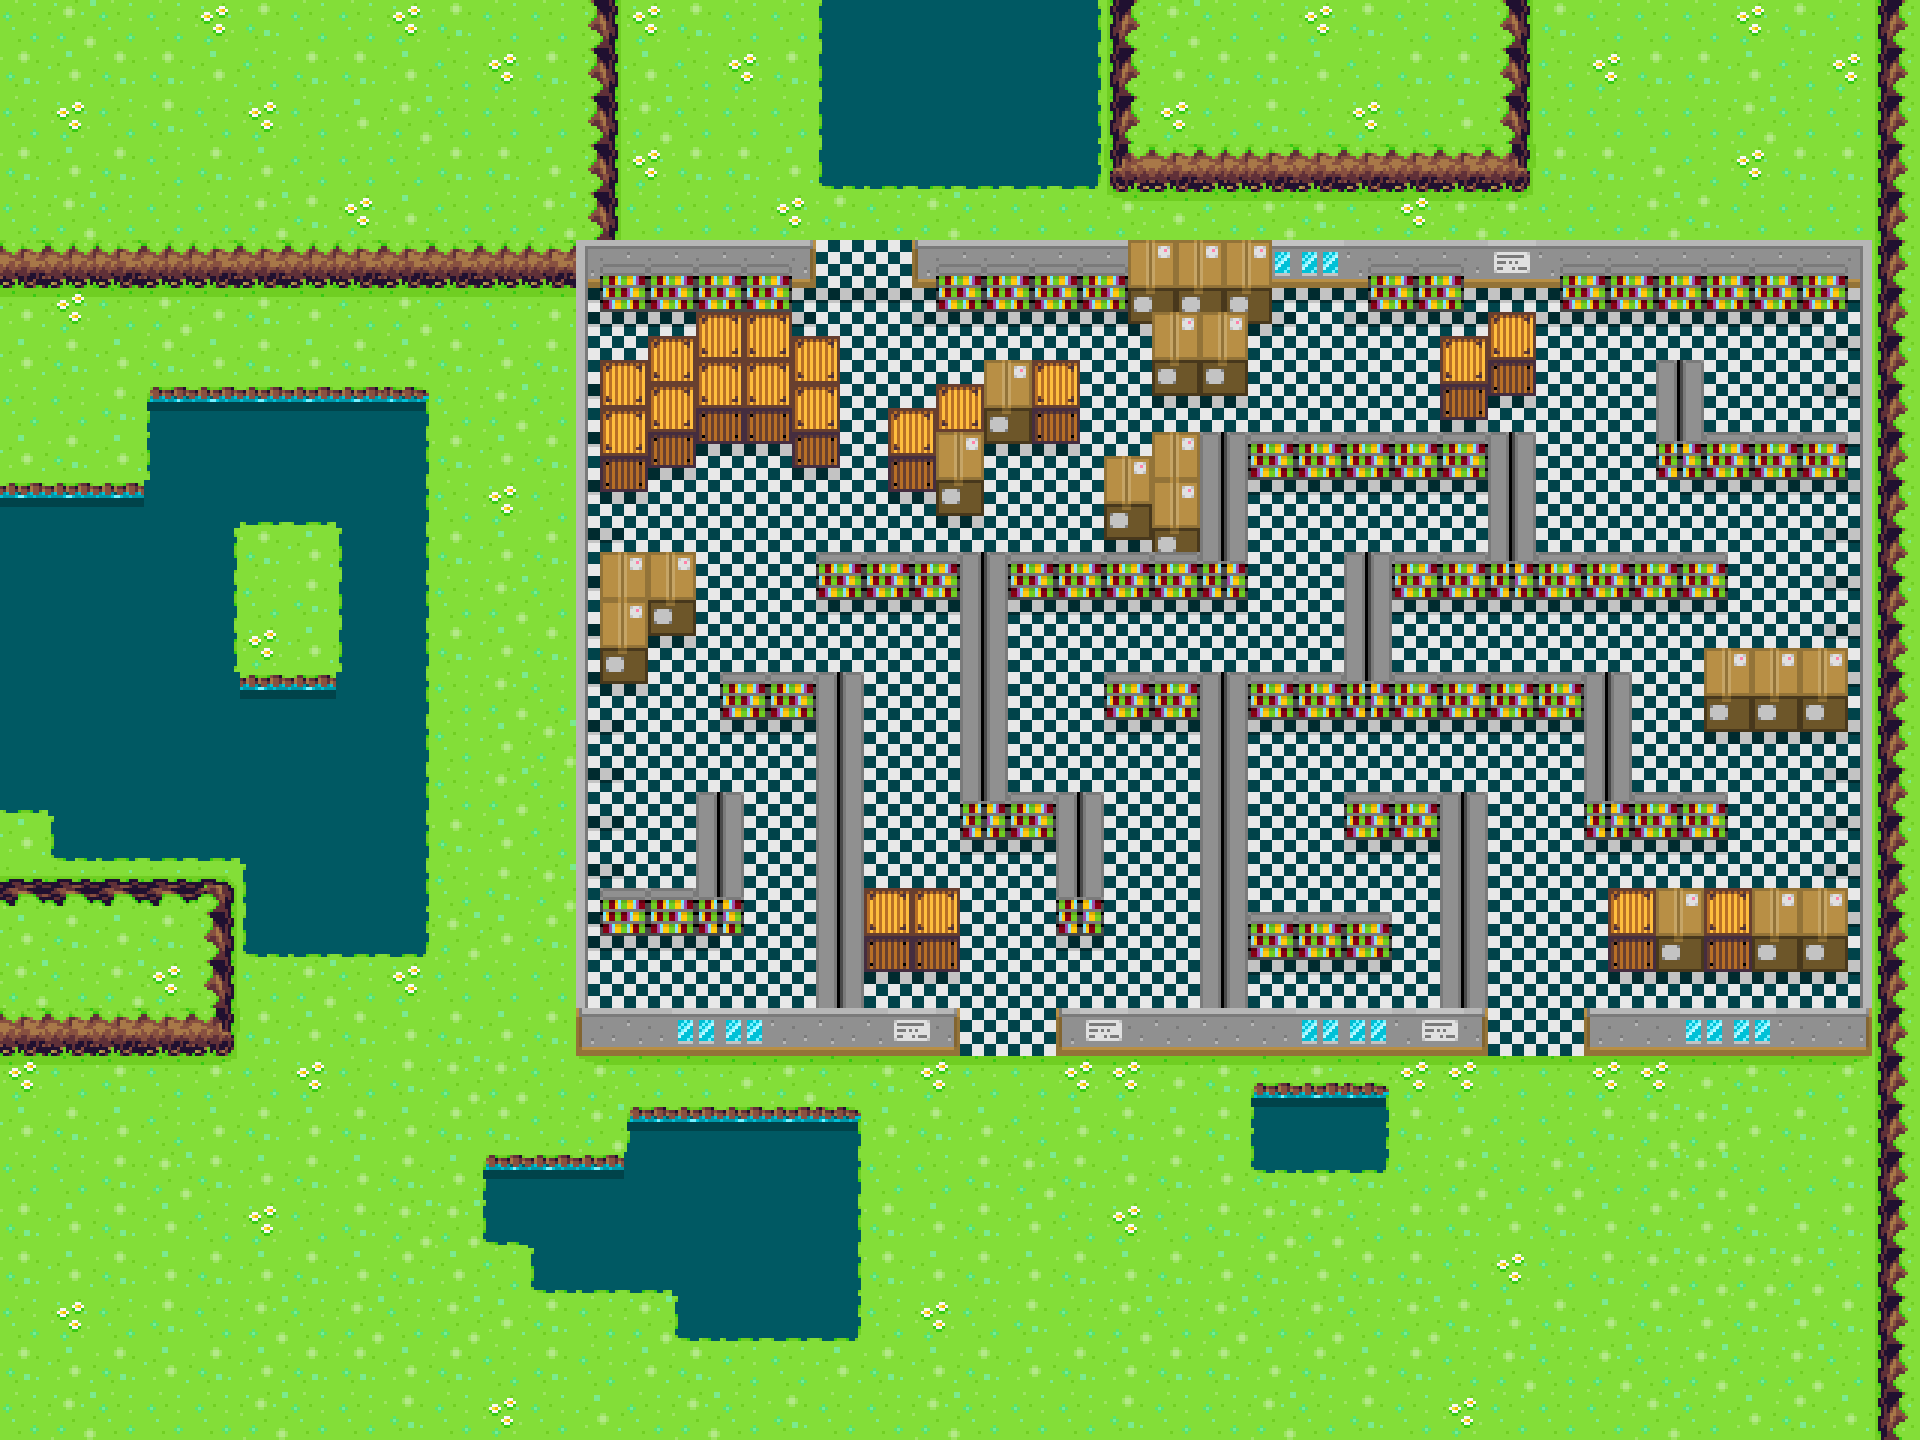

Tiled map render using the project's own tile images. Description and the map definition, with tile-layer contents summarised, below:
An orthogonal 80x60 tile map with 24x24 px tiles, 3 tile layers (Background, Background, Foreground), 1 hidden layer not drawn, 2 tilesets and 35 objects (8x crush2, 6x door, 5x crush1, 5x exit, player, ...).

<map version="1.0" orientation="orthogonal" width="80" height="60" tilewidth="24" tileheight="24">
 <properties>
  <property name="items" value="json:[&quot;milk&quot;,&quot;bread&quot;,&quot;eggs&quot;,&quot;cheese&quot;,&quot;broccoli&quot;,&quot;carrots&quot;]" />
 </properties>
 <tileset firstgid="1" name="Tileset" tilewidth="48" tileheight="48" spacing="3" margin="3">
  <image source="../public/data/img/tileset.png" width="615" height="615" />
 </tileset>
 <tileset firstgid="145" name="Metatiles" tilewidth="24" tileheight="24">
  <image source="metatiles24x24.png" width="24" height="24" />
  <tile id="0">
   <properties>
    <property name="type" value="solid" />
   </properties>
  </tile>
 </tileset>
 <layer name="Background" width="80" height="60">
  <data>[4800 cells, 1260 non-empty, 39 distinct tile ids]</data>
 </layer>
 <layer name="Background" width="80" height="60">
  <data>[4800 cells, 183 non-empty, 16 distinct tile ids]</data>
 </layer>
 <objectgroup name="Objects" width="80" height="60">
  <object name="player" x="1520" y="1358" width="29" height="19" />
  <object name="crush2" x="1752" y="960" width="24" height="24" />
  <object name="crush1" x="1272" y="768" width="24" height="24" />
  <object name="crush1" x="744" y="960" width="24" height="24" />
  <object name="crush2" x="1032" y="480" width="24" height="24" />
  <object name="crush1" x="1752" y="384" width="24" height="24" />
  <object name="crush2" x="1488" y="624" width="24" height="24" />
  <object name="crush1" x="1368" y="504" width="24" height="24" />
  <object name="crush2" x="1152" y="768" width="24" height="24" />
  <object name="crush2" x="1776" y="816" width="24" height="24" />
  <object name="crush2" x="768" y="624" width="24" height="24" />
  <object name="crush1" x="1522" y="1110" width="24" height="24" />
  <object name="crush2" x="1584" y="504" width="24" height="24" />
  <object name="crush2" x="912" y="840" width="24" height="24" />
  <object name="milk" x="1776" y="336" width="24" height="24" />
  <object name="bread" x="648" y="960" width="24" height="24" />
  <object name="eggs" x="1416" y="504" width="24" height="24" />
  <object name="cheese" x="1416" y="624" width="24" height="24" />
  <object name="broccoli" x="1273" y="962" width="24" height="24" />
  <object name="carrots" x="610" y="318" width="24" height="24" />
  <object name="cookies" x="1536" y="744" width="24" height="24" />
  <object name="icecream" x="1032" y="624" width="24" height="24" />
  <object name="cake" x="1776" y="504" width="24" height="24" />
  <object name="candy" x="624" y="840" width="24" height="24" />
  <object name="exit" x="1536" y="24" width="336" height="24" />
  <object name="exit" x="624" y="24" width="192" height="24" />
  <object name="exit" x="24" y="1392" width="1848" height="24" />
  <object name="exit" x="24" y="1056" width="24" height="336" />
  <object name="exit" x="24" y="288" width="24" height="192" />
  <object name="door" x="1488" y="1008" width="48" height="48">
   <properties>
    <property name="which" value="left" />
   </properties>
  </object>
  <object name="door" x="960" y="1008" width="48" height="48">
   <properties>
    <property name="which" value="left" />
   </properties>
  </object>
  <object name="door" x="816" y="240" width="48" height="48">
   <properties>
    <property name="which" value="left" />
   </properties>
  </object>
  <object name="door" x="864" y="240" width="48" height="48">
   <properties>
    <property name="which" value="right" />
   </properties>
  </object>
  <object name="door" x="1008" y="1008" width="48" height="48">
   <properties>
    <property name="which" value="right" />
   </properties>
  </object>
  <object name="door" x="1536" y="1008" width="48" height="48">
   <properties>
    <property name="which" value="right" />
   </properties>
  </object>
 </objectgroup>
 <layer name="Foreground" width="80" height="60">
  <data>[4800 cells, 5 non-empty, 1 distinct tile ids]</data>
 </layer>
 <layer name="Collision" width="80" height="60" visible="0">
  <data>[4800 cells, 1090 non-empty, 1 distinct tile ids]</data>
 </layer>
</map>